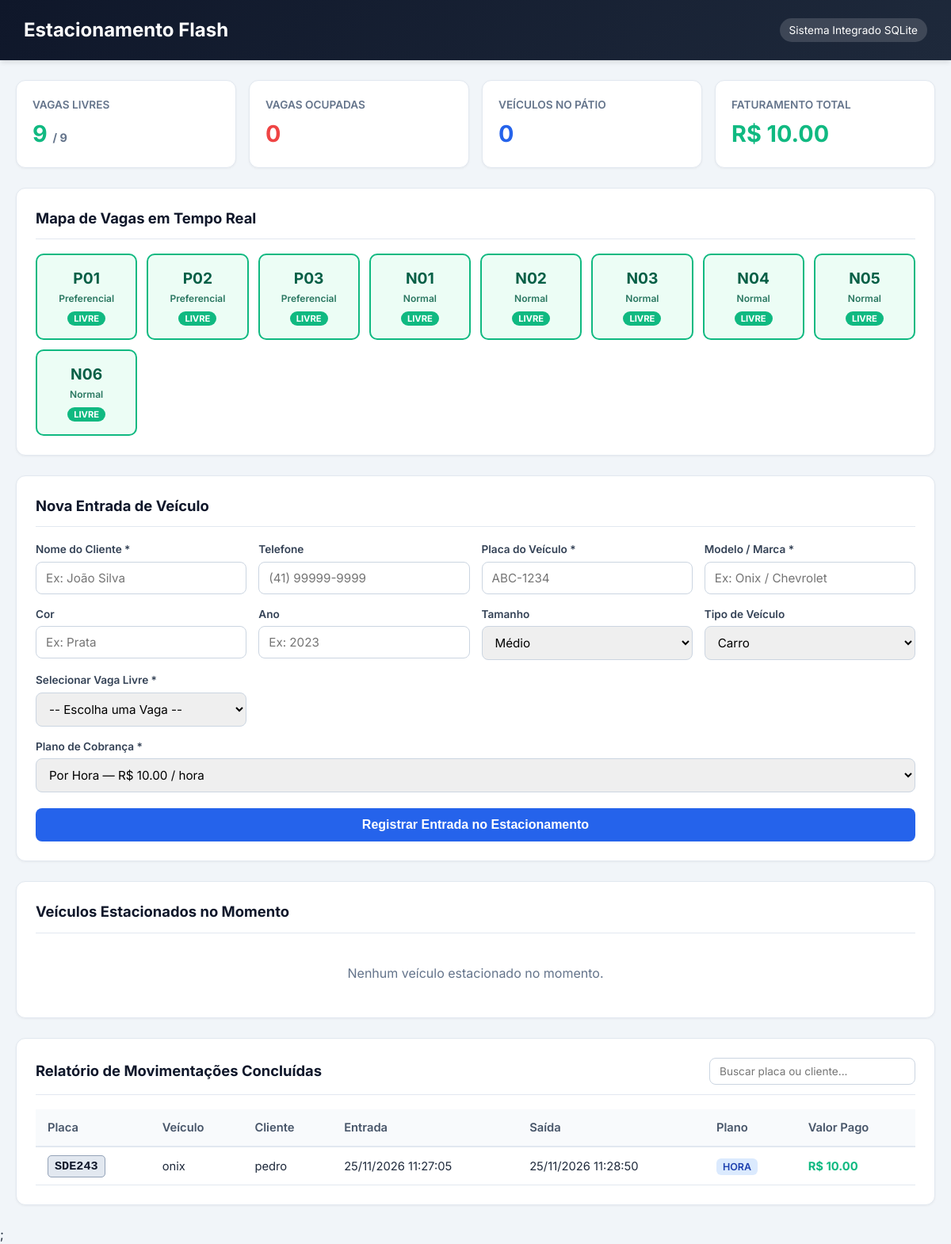
The page / on the database its author committed.
### tables this page shows
CREATE TABLE vagas (
            id INTEGER PRIMARY KEY AUTOINCREMENT,
            numero TEXT NOT NULL UNIQUE,
            tipo TEXT NOT NULL,
            ocupada INTEGER DEFAULT 0,
            criado_em DATETIME DEFAULT CURRENT_TIMESTAMP,
            atualizado_em DATETIME DEFAULT CURRENT_TIMESTAMP
        );

CREATE TABLE movimentacoes (
            id INTEGER PRIMARY KEY AUTOINCREMENT,
            veiculo_id INTEGER NOT NULL,
            vaga_id INTEGER NOT NULL,
            entrada DATETIME NOT NULL,
            saida DATETIME,
            tipo_cobranca TEXT NOT NULL,
            valor_pago REAL DEFAULT 0,
            criado_em DATETIME DEFAULT CURRENT_TIMESTAMP,
            FOREIGN KEY (veiculo_id) REFERENCES veiculos(id),
            FOREIGN KEY (vaga_id) REFERENCES vagas(id)
        );

CREATE TABLE veiculos (
            id INTEGER PRIMARY KEY AUTOINCREMENT,
            placa TEXT NOT NULL UNIQUE,
            modelo_marca TEXT NOT NULL,
            cor TEXT,
            tamanho TEXT,
            tipo TEXT,
            ano INTEGER,
            cliente_id INTEGER,
            criado_em DATETIME DEFAULT CURRENT_TIMESTAMP,
            atualizado_em DATETIME DEFAULT CURRENT_TIMESTAMP,
            FOREIGN KEY (cliente_id) REFERENCES clientes(id)
        );

CREATE TABLE clientes (
            id INTEGER PRIMARY KEY AUTOINCREMENT,
            nome TEXT NOT NULL,
            telefone TEXT,
            criado_em DATETIME DEFAULT CURRENT_TIMESTAMP
        );

### app.py (the view)
@app.route('/')
def index():
    conn = get_db()
    vagas_raw = conn.execute('SELECT * FROM vagas ORDER BY tipo DESC, numero ASC').fetchall()
    vagas = []
    for v in vagas_raw:
        item = dict(v)
        item['atualizado_em_br'] = formatar_data_br(v['atualizado_em'])
        vagas.append(item)
    vagas_livres = sum(1 for v in vagas if v['ocupada'] == 0)
    vagas_ocupadas = len(vagas) - vagas_livres
    ativos_raw = conn.execute('''
        SELECT m.id, v.placa, v.modelo_marca, v.cor, v.tipo as tipo_veiculo, c.nome as cliente,
               vg.numero as vaga, vg.tipo as tipo_vaga, m.entrada, m.tipo_cobranca
        FROM movimentacoes m
        JOIN veiculos v ON m.veiculo_id = v.id
        JOIN clientes c ON v.cliente_id = c.id
        JOIN vagas vg ON m.vaga_id = vg.id
        WHERE m.saida IS NULL
        ORDER BY m.id DESC
    ''').fetchall()
    ativos = []
    for a in ativos_raw:
        item = dict(a)
        item['entrada_br'] = formatar_data_br(a['entrada'])
        ativos.append(item)
    historico_raw = conn.execute('''
        SELECT m.id, v.placa, v.modelo_marca, c.nome as cliente, m.entrada, m.saida, m.tipo_cobranca, m.valor_pago
        FROM movimentacoes m
        JOIN veiculos v ON m.veiculo_id = v.id
        JOIN clientes c ON v.cliente_id = c.id
        WHERE m.saida IS NOT NULL
        ORDER BY m.id DESC
    ''').fetchall()
    historico = []
    for h in historico_raw:
        item = dict(h)
        item['entrada_br'] = formatar_data_br(h['entrada'])
        item['saida_br'] = formatar_data_br(h['saida'])
        historico.append(item)
    total_faturado = conn.execute('SELECT COALESCE(SUM(valor_pago), 0) FROM movimentacoes').fetchone()[0]
    conn.close()
    return render_template(
        'index.html',
        vagas=vagas,
        vagas_livres=vagas_livres,
        vagas_ocupadas=vagas_ocupadas,
        ativos=ativos,
        historico=historico,
        total_faturado=total_faturado,
        precos=PRECOS
    )

### app.py (called while the page is built)
def get_db():
    conn = sqlite3.connect(DB_NAME)
    conn.row_factory = sqlite3.Row
    return conn

def formatar_data_br(data_iso):
    if not data_iso:
        return '-'
    dt = datetime.strptime(data_iso, '%Y-%m-%d %H:%M:%S')
    return dt.strftime('%d/%m/%Y %H:%M:%S')

### templates/index.html (shortened to what this page needs)
<!DOCTYPE html>
<html lang="pt-BR">
<head>
</head>
<body>
    <header>
        <div class="header-content">
            <h1>Estacionamento Flash</h1>
            <span class="header-badge">Sistema Integrado SQLite</span>
        </div>
    </header>
    <div class="container">
        <div class="kpi-grid">
            <div class="kpi-card">
                <div class="kpi-title">Vagas Livres</div>
                <div class="kpi-value text-green">{{ vagas_livres }} <small
                        style="font-size: 0.9rem; color: var(--muted);">/ {{ vagas|length }}</small></div>
            </div>
            <div class="kpi-card">
                <div class="kpi-title">Vagas Ocupadas</div>
                <div class="kpi-value text-red">{{ vagas_ocupadas }}</div>
            </div>
            <div class="kpi-card">
                <div class="kpi-title">Veículos no Pátio</div>
                <div class="kpi-value text-blue">{{ ativos|length }}</div>
            </div>
            <div class="kpi-card">
                <div class="kpi-title">Faturamento Total</div>
                <div class="kpi-value text-green">R$ {{ "%.2f"|format(total_faturado) }}</div>
            </div>
        </div>
        <div class="card">
            <div class="card-header">
                <h2>Mapa de Vagas em Tempo Real</h2>
            </div>
            <div class="grid-vagas">
                {% for v in vagas %}
                <div class="vaga {{ 'ocupada' if v.ocupada else 'livre' }}">
                    <span class="vaga-num">{{ v.numero }}</span>
                    <span class="vaga-tipo">{{ v.tipo }}</span>
                    <span class="vaga-status">{{ 'Ocupada' if v.ocupada else 'Livre' }}</span>
                </div>
                {% endfor %}
            </div>
        </div>
        <div class="card">
            <div class="card-header">
                <h2>Nova Entrada de Veículo</h2>
            </div>
            <form action="/entrada" method="POST" class="form-grid">
                <div class="form-group">
                    <label>Nome do Cliente *</label>
                    <input type="text" name="nome_cliente" placeholder="Ex: João Silva" required>
                </div>
                <div class="form-group">
                    <label>Telefone</label>
                    <input type="text" name="telefone" placeholder="(41) 99999-9999">
                </div>
                <div class="form-group">
                    <label>Placa do Veículo *</label>
                    <input type="text" name="placa" placeholder="ABC-1234" style="text-transform: uppercase;" required>
                </div>
                <div class="form-group">
                    <label>Modelo / Marca *</label>
                    <input type="text" name="modelo_marca" placeholder="Ex: Onix / Chevrolet" required>
                </div>
                <div class="form-group">
                    <label>Cor</label>
                    <input type="text" name="cor" placeholder="Ex: Prata">
                </div>
                <div class="form-group">
                    <label>Ano</label>
                    <input type="number" name="ano" placeholder="Ex: 2023" min="1950" max="2030">
                </div>
                <div class="form-group">
                    <label>Tamanho</label>
                    <select name="tamanho">
                        <option value="Médio" selected>Médio</option>
                    </select>
                </div>
                <div class="form-group">
                    <label>Tipo de Veículo</label>
                    <select name="tipo_veiculo">
                        <option value="Carro">Carro</option>
                    </select>
                </div>
                <div class="form-group">
                    <label>Selecionar Vaga Livre *</label>
                    <select name="vaga_id" required>
                        <option value="">-- Escolha uma Vaga --</option>
                    </select>
                </div>
                <div class="form-group" style="grid-column: 1 / -1;">
                    <label>Plano de Cobrança *</label>
                    <select name="tipo_cobranca" required>
                        <option value="hora">Por Hora — R$ {{ "%.2f"|format(precos.hora) }} / hora</option>
                    </select>
                </div>
                <button type="submit" class="btn-submit">Registrar Entrada no Estacionamento</button>
            </form>
        </div>
        <div class="card">
            <div class="card-header">
                <h2>Veículos Estacionados no Momento</h2>
            </div>
            <div class="table-responsive">
                {% if ativos %}
                <table>
                    <thead>
                        <tr>
                            <th>Vaga</th>
                            <th>Placa</th>
                            <th>Veículo</th>
                            <th>Cliente</th>
                            <th>Entrada</th>
                            <th>Plano</th>
                            <th>Ação</th>
                        </tr>
                    </thead>
                    <tbody>
                        {% for a in ativos %}
                        <tr>
                            <td><strong>{{ a.vaga }}</strong> <small style="color:var(--muted)">({{ a.tipo_vaga
                                    }})</small></td>
                            <td><span class="placa-badge">{{ a.placa }}</span></td>
                            <td>{{ a.modelo_marca }} <small style="color:var(--muted)">{{ a.cor }}</small></td>
                            <td>{{ a.cliente }}</td>
                            <td>{{ a.entrada_br }}</td>
                            <td><span class="plano-badge">{{ a.tipo_cobranca.upper() }}</span></td>
                            <td>
                                <a href="/saida/{{ a.id }}" class="btn-saida"
                                    onclick="return confirm('Confirmar saída e pagamento do veículo {{ a.placa }}?')">
                                    Finalizar / Cobrar
                                </a>
                            </td>
                        </tr>
                        {% endfor %}
                    </tbody>
                </table>
                {% else %}
                <p class="empty-msg">Nenhum veículo estacionado no momento.</p>
                {% endif %}
            </div>
        </div>
        <div class="card">
            <div class="card-header">
                <h2>Relatório de Movimentações Concluídas</h2>
                <input type="text" id="filtroHistorico" class="search-input" placeholder="Buscar placa ou cliente..."
                    onkeyup="filtrarTabela()">
            </div>
            <div class="table-responsive">
                {% if historico %}
                <table id="tabelaHistorico">
                    <thead>
                        <tr>
                            <th>Placa</th>
                            <th>Veículo</th>
                            <th>Cliente</th>
                            <th>Entrada</th>
                            <th>Saída</th>
                            <th>Plano</th>
                            <th>Valor Pago</th>
                        </tr>
                    </thead>
                    <tbody>
                        {% for h in historico %}
                        <tr>
                            <td><span class="placa-badge">{{ h.placa }}</span></td>
                            <td>{{ h.modelo_marca }}</td>
                            <td>{{ h.cliente }}</td>
                            <td>{{ h.entrada_br }}</td>
                            <td>{{ h.saida_br }}</td>
                            <td><span class="plano-badge">{{ h.tipo_cobranca.upper() }}</span></td>
                            <td class="text-green"><strong>R$ {{ "%.2f"|format(h.valor_pago) }}</strong></td>
                        </tr>
                        {% endfor %}
                    </tbody>
                </table>
                {% else %}
                <p class="empty-msg">Nenhuma saída registrada ainda.</p>
                {% endif %}
            </div>
        </div>
    </div>
</body>
</html>;

### templates/index.html (style rules this page uses)
:root { --primary: #2563eb; --primary-dark: #1d4ed8; --bg: #f1f5f9; --card: #ffffff; --text: #1e293b; --muted: #64748b; --border: #e2e8f0; --success: #10b981; --danger: #ef4444; --warning: #f59e0b; }
* { box-sizing: border-box; margin: 0; padding: 0; }
body { font-family: 'Inter', sans-serif; background: var(--bg); color: var(--text); line-height: 1.5; }
header { background: linear-gradient(135deg, #0f172a, #1e293b); color: white; padding: 20px 30px; box-shadow: 0 4px 6px -1px rgba(0, 0, 0, 0.1); }
.header-content { max-width: 1200px; margin: auto; display: flex; justify-content: space-between; align-items: center; }
.header-content h1 { font-size: 1.5rem; font-weight: 700; display: flex; align-items: center; gap: 10px; }
.header-badge { background: rgba(255, 255, 255, 0.15); padding: 5px 12px; border-radius: 20px; font-size: 0.85rem; }
.container { max-width: 1200px; margin: 25px auto; padding: 0 20px; }
.kpi-grid { display: grid; grid-template-columns: repeat(auto-fit, minmax(220px, 1fr)); gap: 16px; margin-bottom: 25px; }
.kpi-card { background: var(--card); padding: 20px; border-radius: 12px; border: 1px solid var(--border); box-shadow: 0 1px 3px rgba(0, 0, 0, 0.05); }
.kpi-title { font-size: 0.85rem; color: var(--muted); font-weight: 600; text-transform: uppercase; }
.kpi-value { font-size: 1.8rem; font-weight: 700; margin-top: 5px; }
.text-green { color: var(--success); }
.text-red { color: var(--danger); }
.text-blue { color: var(--primary); }
.card { background: var(--card); padding: 24px; border-radius: 12px; border: 1px solid var(--border); box-shadow: 0 1px 3px rgba(0, 0, 0, 0.05); margin-bottom: 25px; }
.card-header { display: flex; justify-content: space-between; align-items: center; margin-bottom: 18px; border-bottom: 1px solid var(--border); padding-bottom: 12px; }
.card-header h2 { font-size: 1.15rem; font-weight: 700; color: #0f172a; }
.grid-vagas { display: grid; grid-template-columns: repeat(auto-fill, minmax(125px, 1fr)); gap: 12px; }
.vaga { padding: 15px 10px; border-radius: 10px; text-align: center; font-weight: 600; border: 2px solid transparent; transition: transform 0.15s ease; }
.vaga.livre { background: #ecfdf5; border-color: #10b981; color: #065f46; }
.vaga-num { font-size: 1.2rem; font-weight: 700; display: block; }
.vaga-tipo { font-size: 0.75rem; opacity: 0.85; display: block; margin: 2px 0; }
.vaga-status { font-size: 0.7rem; padding: 2px 8px; border-radius: 12px; text-transform: uppercase; font-weight: 700; }
.livre .vaga-status { background: #10b981; color: white; }
.form-grid { display: grid; grid-template-columns: repeat(auto-fit, minmax(220px, 1fr)); gap: 15px; }
.form-group { display: flex; flex-direction: column; gap: 5px; }
.form-group label { font-size: 0.85rem; font-weight: 600; color: #334155; }
input, select { padding: 10px 12px; border: 1px solid #cbd5e1; border-radius: 8px; font-size: 0.95rem; font-family: inherit; outline: none; transition: border 0.2s; }
.btn-submit { background: var(--primary); color: white; border: none; padding: 12px; border-radius: 8px; font-size: 1rem; font-weight: 600; cursor: pointer; grid-column: 1 / -1; margin-top: 5px; transition: background 0.2s; }
.table-responsive { overflow-x: auto; }
table { width: 100%; border-collapse: collapse; font-size: 0.92rem; }
th { background: #f8fafc; color: #475569; font-weight: 600; text-align: left; padding: 12px 15px; border-bottom: 2px solid var(--border); }
td { padding: 12px 15px; border-bottom: 1px solid var(--border); }
.placa-badge { background: #e2e8f0; color: #0f172a; font-family: monospace; font-weight: 700; padding: 4px 8px; border-radius: 5px; border: 1px solid #94a3b8; font-size: 0.95rem; }
.plano-badge { background: #dbeafe; color: #1e40af; padding: 3px 8px; border-radius: 6px; font-size: 0.78rem; font-weight: 600; }
.empty-msg { text-align: center; color: var(--muted); padding: 20px; }
.search-input { width: 260px; padding: 8px 12px; font-size: 0.85rem; }

### rows shown on the page
vagas: numero "P01", tipo "Preferencial", ocupada "LIVRE"
vagas: numero "P02", tipo "Preferencial", ocupada "LIVRE"
vagas: numero "P03", tipo "Preferencial", ocupada "LIVRE"
vagas: numero "N01", tipo "Normal", ocupada "LIVRE"
vagas: numero "N02", tipo "Normal", ocupada "LIVRE"
vagas: numero "N03", tipo "Normal", ocupada "LIVRE"
vagas: numero "N04", tipo "Normal", ocupada "LIVRE"
vagas: numero "N05", tipo "Normal", ocupada "LIVRE"
vagas: numero "N06", tipo "Normal", ocupada "LIVRE"
movimentacoes: placa "SDE243", modelo_marca "onix", cliente "pedro", entrada_br "25/11/2026 11:27:05", saida_br "25/11/2026 11:28:50", tipo_cobranca "HORA", valor_pago "10.00"

### other values the page prints
{{ vagas_livres }} "9"
{{ vagas|length }} "9"
{{ vagas_ocupadas }} "0"
{{ ativos|length }} "0"
{{ "%.2f"|format(total_faturado) }} "10.00"
